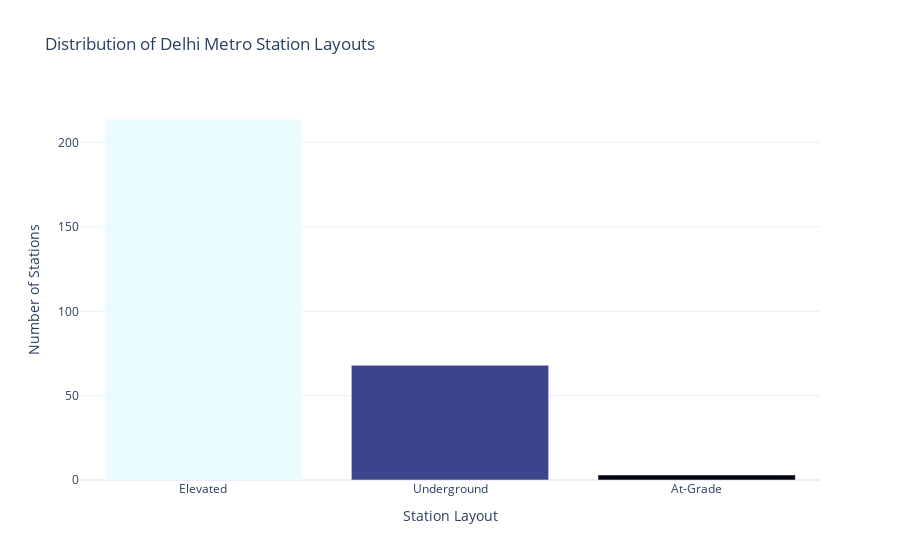

The cell this chart's notebook holds for it:
### Markdown cell above
### Station Layout Analysis

### Code cell
layout_counts=metro_data['Station Layout'].value_counts()

custom_colors = ['green', 'blue', 'orange', 'red', 'purple']

#create bar plot
fig=px.bar(x=layout_counts.index,y=layout_counts.values,labels={'x':'Station Layout','y':'Number of Stations'},title='Distribution of Delhi Metro Station Layouts', color=layout_counts.values,color_continuous_scale='ice')

fig.update_layout(xaxis_title="Station Layout",yaxis_title="Number of Stations",coloraxis_showscale=False,template="plotly_white")
hover_template = 'Station Layout: %{x}<br>Number of Stations: %{y}'
fig.update_traces(hovertemplate=hover_template)

### Figure 1 — Plotly figure (JSON) as saved in the notebook; plotly's stock layout.template omitted (floating-point values rounded to 4 significant figures)
{"data": [{"alignmentgroup": "True", "hovertemplate": "Station Layout: %{x}<br>Number of Stations: %{y}", "legendgroup": "", "marker": {"color": [214, 68, 3], "coloraxis": "coloraxis", "pattern": {"shape": ""}}, "name": "", "offsetgroup": "", "orientation": "v", "showlegend": false, "textposition": "auto", "type": "bar", "x": ["Elevated", "Underground", "At-Grade"], "xaxis": "x", "y": [214, 68, 3], "yaxis": "y"}], "layout": {"barmode": "relative", "coloraxis": {"colorbar": {"title": {"text": "color"}}, "colorscale": [[0, "rgb(3, 5, 18)"], [0.09091, "rgb(25, 25, 51)"], [0.1818, "rgb(44, 42, 87)"], [0.2727, "rgb(58, 60, 125)"], [0.3636, "rgb(62, 83, 160)"], [0.4545, "rgb(62, 109, 178)"], [0.5455, "rgb(72, 134, 187)"], [0.6364, "rgb(89, 159, 196)"], [0.7273, "rgb(114, 184, 205)"], [0.8182, "rgb(149, 207, 216)"], [0.9091, "rgb(192, 229, 232)"], [1, "rgb(234, 252, 253)"]], "showscale": false}, "legend": {"tracegroupgap": 0}, "title": {"text": "Distribution of Delhi Metro Station Layouts"}, "xaxis": {"anchor": "y", "domain": [0, 1], "title": {"text": "Station Layout"}}, "yaxis": {"anchor": "x", "domain": [0, 1], "title": {"text": "Number of Stations"}}}}
